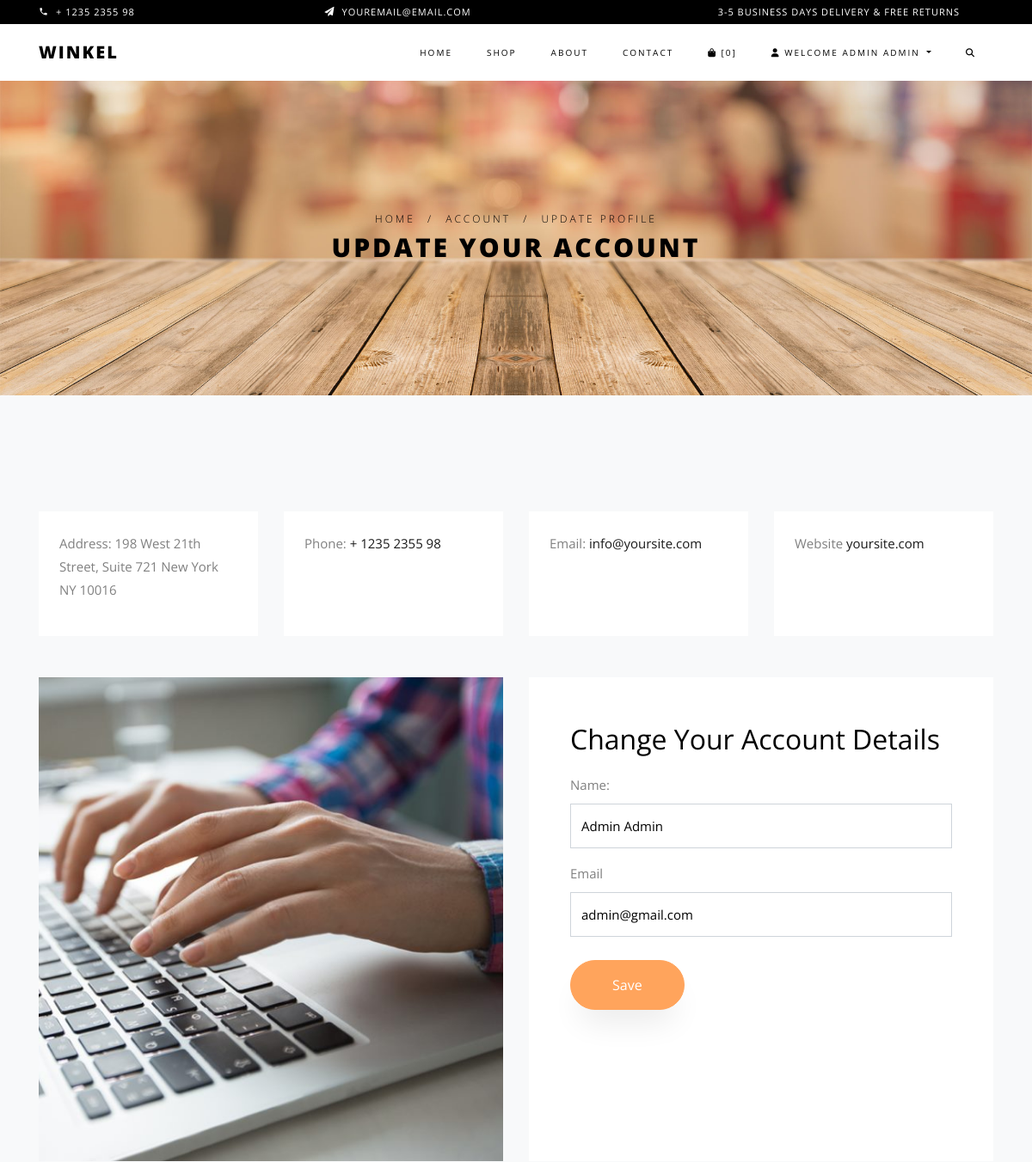
Page /account/details/ (signed in, upper part) on the earlier database version.
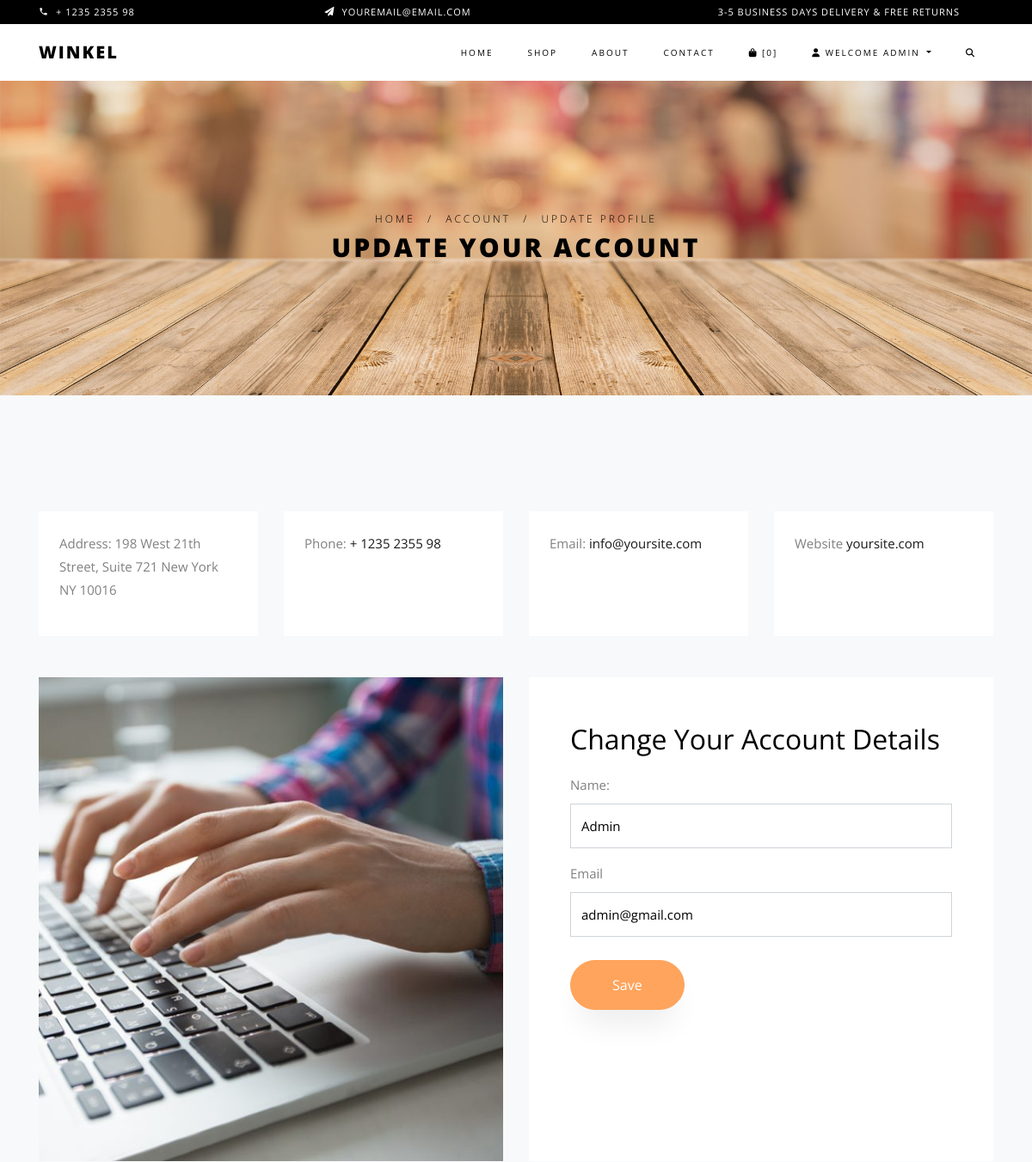
Same page on the later database version.
### accounts/models.py (models this page shows, shortened)
class User(AbstractBaseUser):
    email = models.EmailField(max_length=255, unique=True)
    full_name = models.CharField(max_length=255, blank=True, null=True)
    phone = models.CharField(max_length=10, blank=True, null=True)
    is_active = models.BooleanField(default=True)
    staff = models.BooleanField(default=False)
    admin = models.BooleanField(default=False)
    timestamp = models.DateTimeField(auto_now_add=True)
    USERNAME_FIELD = 'email'
    REQUIRED_FIELDS = []
    objects = UserManager()

### carts/models.py (models this page shows, shortened)
class Cart(models.Model):
    user = models.ForeignKey(User, null=True, blank=True, on_delete=models.CASCADE,)
    items = models.ManyToManyField(CartItem, blank=True)
    timestamp = models.DateTimeField(auto_now_add=True)
    updated = models.DateTimeField(auto_now=True)
    objects = CartManager()
    def get_cart_count(self):
        cart_count = 0
        qs = self.items.all()
        for i in range(0, qs.count()):
            cart_count += qs[i].quantity
        return cart_count

### accounts/views.py (the view)
# urls.py: path('details/', UserDetailUpdateView.as_view(), name='user-update'),
class UserDetailUpdateView(SuccessMessageMixin, LoginRequiredMixin, UpdateView):
    form_class = UserDetailChangeForm
    template_name = 'accounts/detail-update-view.html'
    success_url = '/account/details/'
    success_message = 'Your profile have been updated!'
    def get_object(self):
        return self.request.user
    def get_context_data(self, *args, **kwargs):
        context = super(UserDetailUpdateView, self).get_context_data(*args, **kwargs)
        context['title'] = 'Change Your Account Details'
        return context

### accounts/forms.py
class UserDetailChangeForm(forms.ModelForm):
    full_name = forms.CharField(label='Name', required=False,
                                widget=forms.TextInput(attrs={'class': 'form-control'}))
    class Meta:
        model = User
        fields = ['full_name']

### carts/models.py (called while the page is built)
    def new_or_get(self, request):
        cart_id = request.session.get('cart_id', None)
        qs = self.get_queryset().filter(id=cart_id)
        if qs.count() == 1:
            new_obj = False
            cart_obj = qs.first()
            if request.user.is_authenticated and cart_obj.user is None:
                cart_obj.user = request.user
                cart_obj.save()
        else:
            cart_obj = Cart.objects.new(user=request.user)
            new_obj = True
            request.session['cart_id'] = cart_obj.id
        return cart_obj, new_obj

    def new(self, user=None):
        user_obj = None
        if user is not None:
            if user.is_authenticated:
                user_obj = user
        return self.model.objects.create(user=user_obj)

### carts/templatetags/cart_template_tags.py (called while the page is built)
@register.filter
def cart_item_count(request):
    cart, new_cart = Cart.objects.new_or_get(request)
    return cart.get_cart_count()

### accounts/templates/accounts/detail-update-view.html (shortened to what this page needs)
{% extends "base.html" %}
{% load static %}
{% block content %}
  <div class="hero-wrap hero-bread" style="background-image: url('{% static 'images/bg_6.jpg' %}');">
    <div class="container">
      <div class="row no-gutters slider-text align-items-center justify-content-center">
        <div class="col-md-9 ftco-animate text-center">
          <p class="breadcrumbs">
            <span class="mr-2"><a href="{% url 'home' %}">Home</a></span>
            <span class="mr-2">/</span>
            <span class="mr-2">Account</span>
            <span class="mr-2">/</span>
            <span>Update Profile</span>
          </p>
          <h1 class="mb-0 bread">Update Your Account</h1>
        </div>
      </div>
    </div>
  </div>
  <section class="ftco-section contact-section bg-light">
      <div class="container">
        <div class="row d-flex mb-5 contact-info">
          <div class="col-md-3 d-flex">
            <div class="info bg-white p-4">
              <p><span>Address:</span> 198 West 21th Street, Suite 721 New York NY 10016</p>
            </div>
          </div>
          <div class="col-md-3 d-flex">
            <div class="info bg-white p-4">
              <p><span>Phone:</span> <a href="tel://1234567920">+ 1235 2355 98</a></p>
            </div>
          </div>
          <div class="col-md-3 d-flex">
            <div class="info bg-white p-4">
              <p><span>Email:</span> <a href="mailto:info@yoursite.com">info@yoursite.com</a></p>
            </div>
          </div>
          <div class="col-md-3 d-flex">
            <div class="info bg-white p-4">
              <p><span>Website</span> <a href="#">yoursite.com</a></p>
            </div>
          </div>
        </div>
        <div class="row block-9">
          <div class="col-md-6 order-md-last d-flex">
            <form method='POST' action='{% if action_url %}{{ action_url }}{% endif %}' class="bg-white p-5 contact-form"> {% csrf_token %}
                {% if title %}<label class="label-control"><h2>{{ title }}</h2></label>{% endif %}
                {{ form.as_p }}
                <label for="email">Email</label>
                <input type="text" id="email" class="form-control" value="{{ request.user.email }}" disabled="disabled">
                <br/>
                <input type="submit" value="Save" class="btn btn-primary py-3 px-5">
            </form>
          </div>
          <div class="col-md-6 d-flex">
            <div class="bg-white">
              <img class="img-fluid" src="{% static 'images/login.jpg' %}" alt="">
            </div>
          </div>
        </div>
      </div>
  </section>
{% endblock %}

### templates/base/navbar.html (shortened to what this page needs)
{% load static %}
{% load compress %}
{% load cart_template_tags %}
{% url 'home' as home_url %}
{% url 'about' as about_url %}
{% url 'contact' as contact_url %}
{% url 'products:list' as product_list_url %}
{% url 'login' as login_url %}
{% url 'logout' as logout_url %}
{% url 'register' as register_url %}
{% url 'cart:home' as cart_url %}
{% url 'account:home' as account_url %}
<div class="py-1 bg-black">
  <div class="container">
    <div class="row no-gutters d-flex align-items-start align-items-center px-md-0">
      <div class="col-lg-12 d-block">
        <div class="row d-flex">
          <div class="col-md pr-4 d-flex topper align-items-center">
            <div class="icon mr-2 d-flex justify-content-center align-items-center"><span class="icon-phone2"></span></div>
            <span class="text">+ 1235 2355 98</span>
          </div>
          <div class="col-md pr-4 d-flex topper align-items-center">
            <div class="icon mr-2 d-flex justify-content-center align-items-center"><span class="icon-paper-plane"></span></div>
            <span class="text">youremail@email.com</span>
          </div>
          <div class="col-md-5 pr-4 d-flex topper align-items-center text-lg-right">
            <span class="text">3-5 Business days delivery &amp; Free Returns</span>
          </div>
        </div>
      </div>
    </div>
  </div>
</div>
<nav class="navbar navbar-expand-lg navbar-dark ftco_navbar bg-dark ftco-navbar-light" id="ftco-navbar">
  <div class="container">
    <a class="navbar-brand" href="{{ home_url }}">Winkel</a>
    <div class="collapse navbar-collapse" id="ftco-nav">
      <ul class="navbar-nav ml-auto">
        <li class="nav-item {% if request.path == home_url %}custom-active{% endif %}"><a href="{{ home_url }}" class="nav-link">Home</a></li>
        <li class="nav-item {% if request.path == product_list_url %}custom-active{% endif %}"><a href="{{ product_list_url }}" class="nav-link">Shop</a></li>
        <li class="nav-item {% if request.path == about_url %}custom-active{% endif %}"><a href="{{ about_url }}" class="nav-link">About</a></li>
        <li class="nav-item {% if request.path == contact_url %}custom-active{% endif %}"><a href="{{ contact_url }}" class="nav-link">Contact</a></li>
        <li class="nav-item {% if request.path == cart_url %}custom-active{% endif %}">
          <a href="{{ cart_url }}" class="nav-link">
            <span class="navbar-cart-count">
              <i class="fas fa-shopping-bag"></i> [{{ request|cart_item_count }}]
            </span>
          </a>
        </li>
        {% if request.user.is_authenticated %}
          <li class="nav-item dropdown">
            <a class="nav-link dropdown-toggle" href="#" id="dropdown05" data-toggle="dropdown" aria-haspopup="true" aria-expanded="false">
              <i class="fas fa-user"></i> Welcome {{ user.full_name }}
            </a>
          </li>
        {% else %}
          <li class="nav-item {% if request.path == login_url %}custom-active{% endif %}"><a href="{{ login_url }}?next={{ request.path|urlencode }}" class="nav-link"><i class="fas fa-sign-in-alt"></i></a></li>
        {% endif %}
        <li class="nav-item"><a href="#collapseSearchForm" class="nav-link" data-toggle="collapse" aria-expanded="false" aria-controls="#collapseSearchForm"><i class="fas fa-search"></i></a></li>
      </ul>
    </div>
  </div>
</nav>

Differences in the rows shown:
changed User "admin@gmail.com": full_name "ADMIN ADMIN" → "ADMIN"; full_name "Admin Admin" → "Admin"
